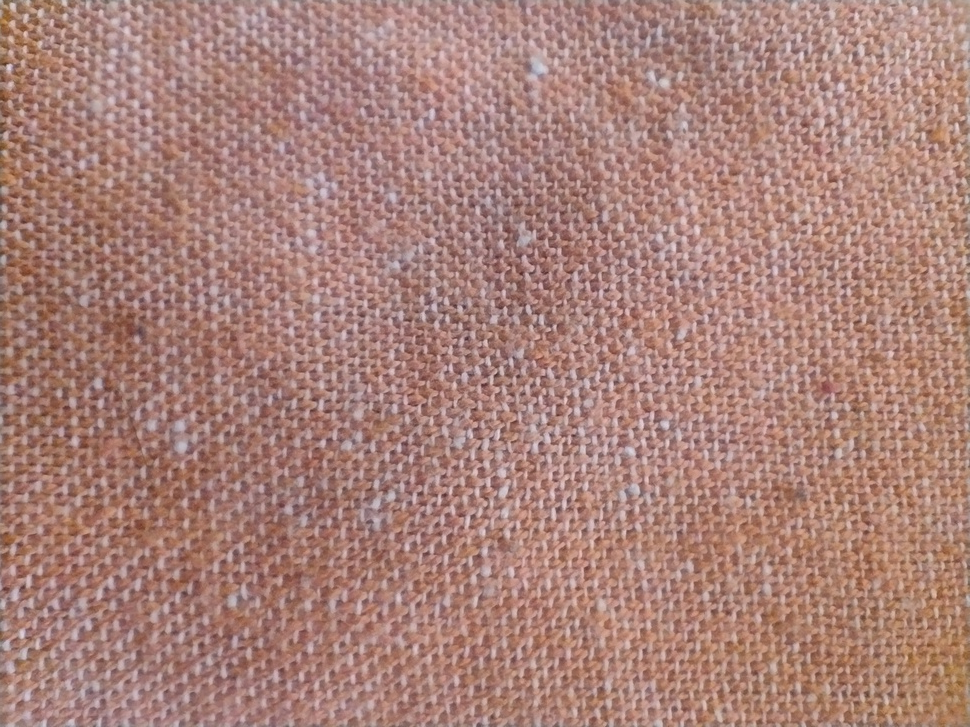
#> input picture samples/Bedsheet_image.jpg, 970 x 727 px, shrunk from 1600 x 1200 before the run
$ python -i canny_edge.py   (imports and definitions only)
#> lines starting #> are read from the running program, lines starting #| are printed output that depends on the picture
import cv2
import numpy as np


def cannyEdgeEstimate(path: str) -> tuple[cv2.Mat, str]:
#> called with path = 'samples/Bedsheet_image.jpg'
    img = cv2.imread(path)
#> img is the input picture: shape (727, 970, 3); mean B, G, R 121.2, 129.5, 169.4
    gray = cv2.cvtColor(img, cv2.COLOR_BGR2GRAY)
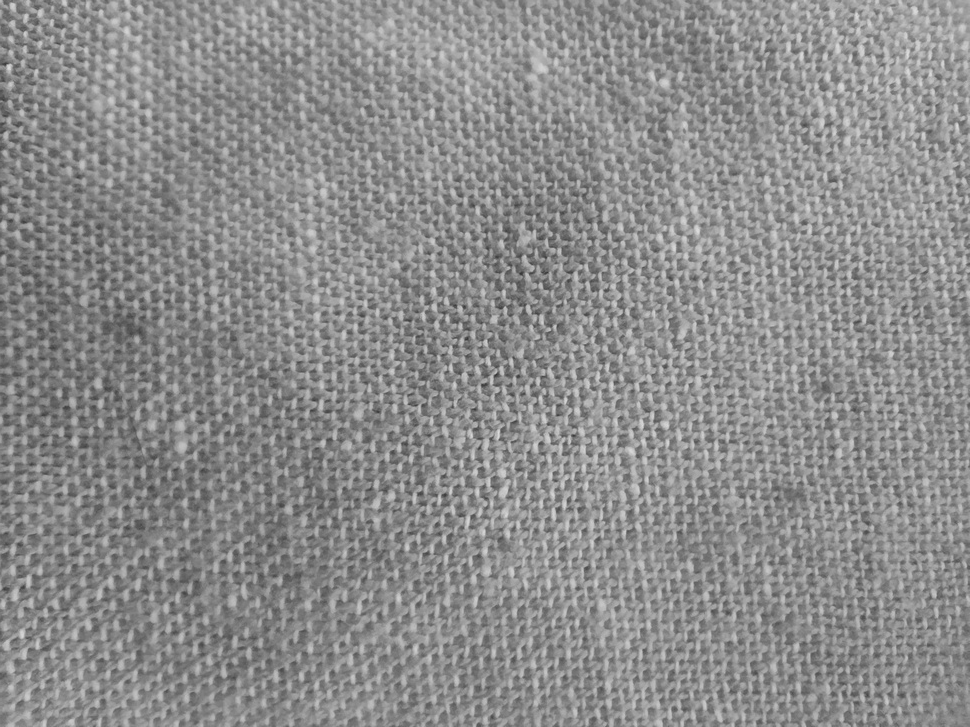
#> gray: shape (727, 970); min 53, max 222, mean 140.5
    kernel_size = 5
    blur_gray = cv2.GaussianBlur(gray, (kernel_size, kernel_size), 0)
    low_threshold = 20
    high_threshold = 50
    edges = cv2.Canny(blur_gray, low_threshold, high_threshold)
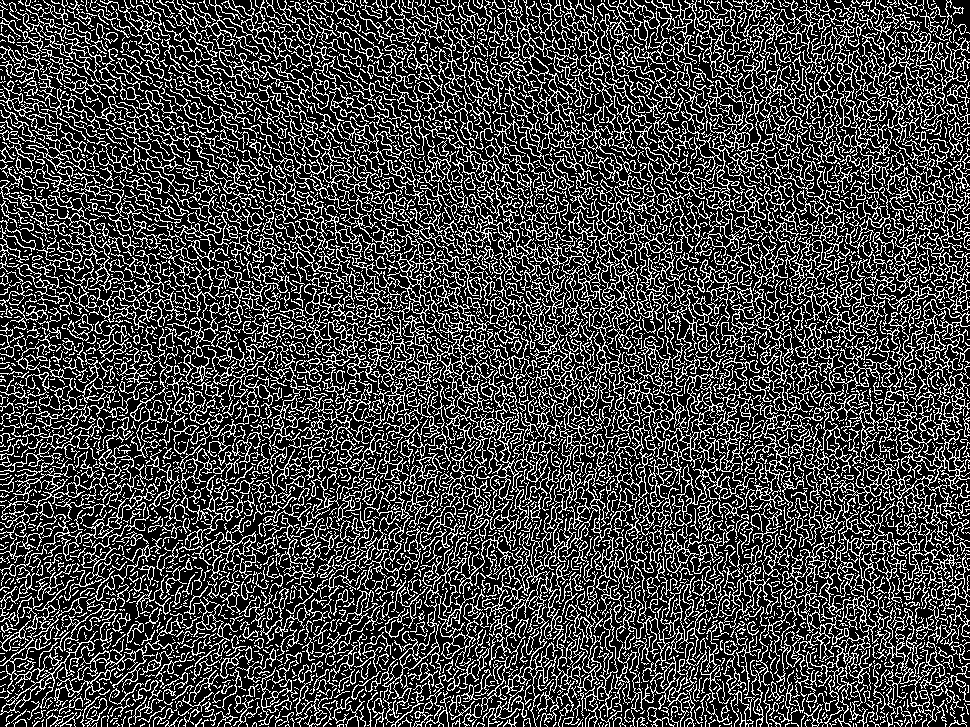
#> edges: shape (727, 970); 26.4% white in thin lines or dots

    rho = 1  # distance resolution in pixels of the Hough grid
    theta = np.pi / 180  # angular resolution in radians of the Hough grid
    threshold = 15  # minimum number of intersecting points to detect a line
    min_line_length = 50  # minimum number of pixels making up a line
    max_line_gap = 20  # maximum gap in pixels between connectable line segments
    line_image = np.copy(img) * 0  # creating a blank to draw lines on
#> line_image: shape (727, 970, 3); every value is 0

    # Run Hough on edge detected image
    # Output "lines" is an array containing endpoints of detected line segments
    lines = cv2.HoughLinesP(
        edges, rho, theta, threshold, np.array([]), min_line_length, max_line_gap
    )
#> lines = 1399 rows, first 6: [25, 720, 649, 2], [600, 468, 963, 713], [154, 623, 868, 2], [4, 96, 963, 353], [172, 2, 963, 714], [50, 10, 901, 724]

    for line in lines:
        for x1, y1, x2, y2 in line:
            cv2.line(line_image, (x1, y1), (x2, y2), (255, 0, 0), 5)
#> this loop made 1399 passes
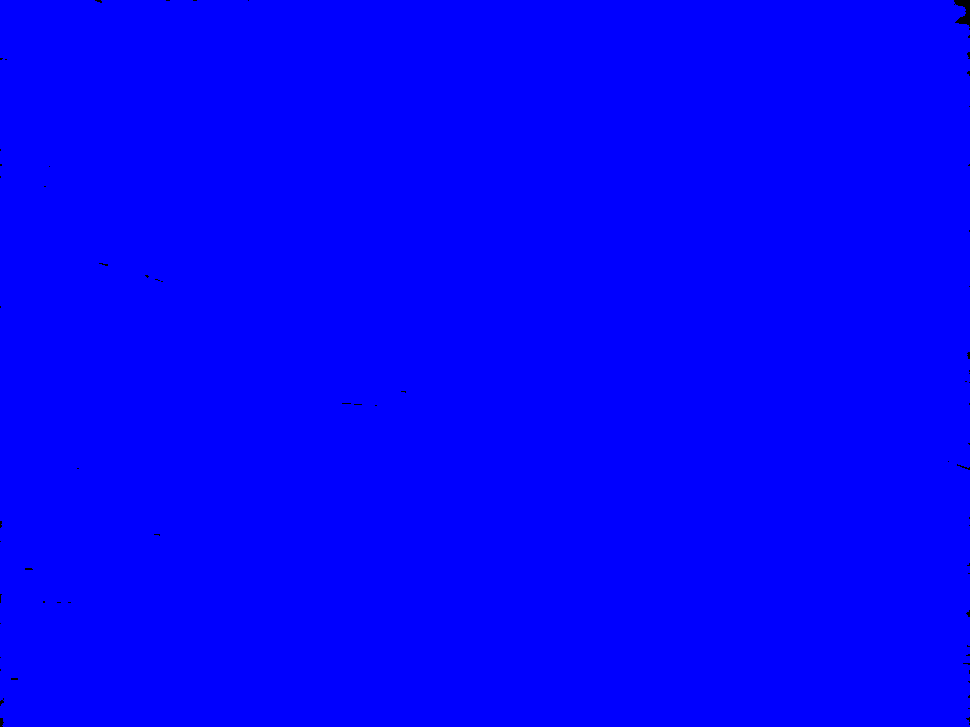
#> line_image: shape (727, 970, 3); mean B, G, R 254.8, 0, 0

    lines_edges = cv2.addWeighted(img, 0.8, line_image, 1, 0)
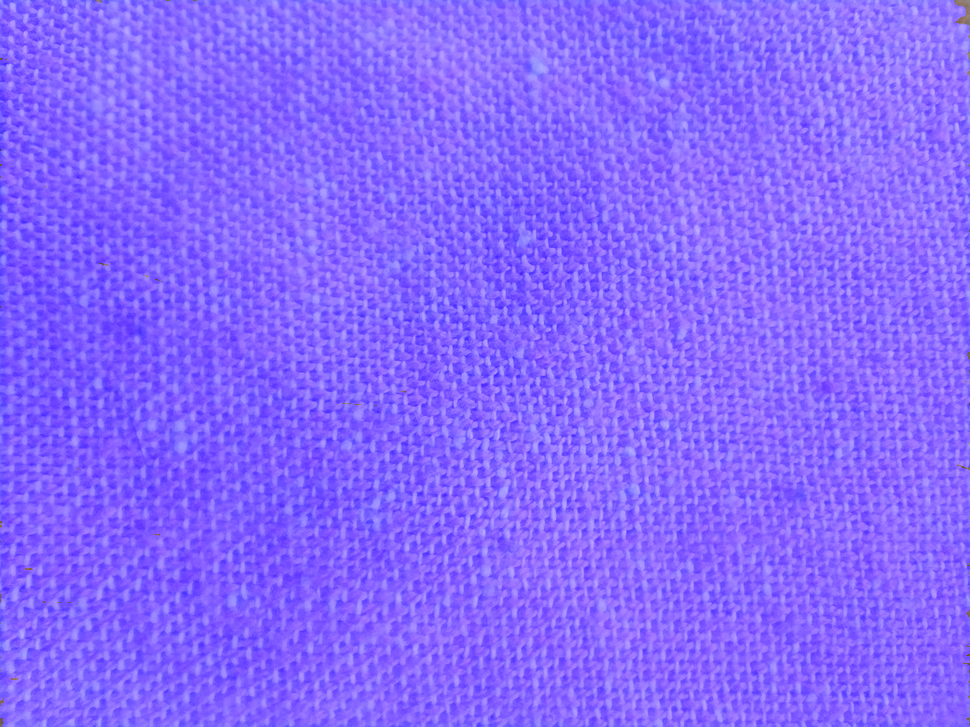
#> lines_edges: shape (727, 970, 3); mean B, G, R 254.9, 103.6, 135.6

    lines_count = lines.shape[0]
#> lines_count = 1399
    inter = lines_count
#> inter = 1399
    s = set()
    for i in range(len(lines)):
        # print(lines[i][0][1])
        s.add(lines[i][0][1] // 20)
#> after the loop, s = 37 items
    x = len(s)
#> x = 37
    y = inter // x
#> y = 37
    return lines_edges, f"Horizontal lines: {x}, Vertical lines: {y}"

>>> result = cannyEdgeEstimate('samples/Bedsheet_image.jpg')

$ run again, on samples/Karcheep.jpg
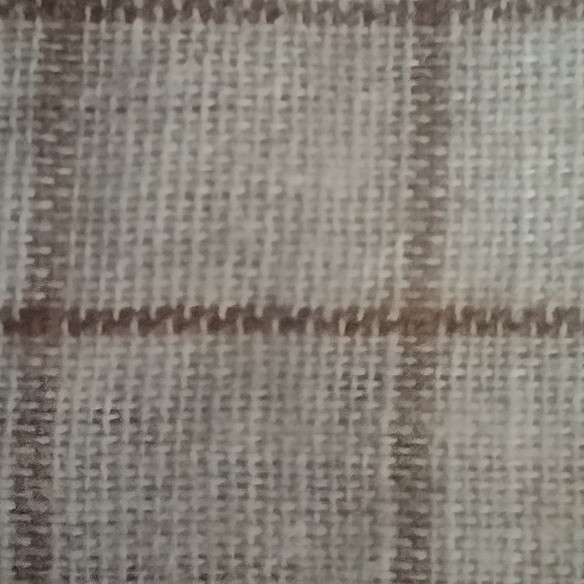
#> input picture samples/Karcheep.jpg, 584 x 584 px
#> in cannyEdgeEstimate, img is the input picture: shape (584, 584, 3); mean B, G, R 120, 128.6, 134.6
#> in cannyEdgeEstimate, `edges = cv2.Canny(blur_gray, low_threshold, high_threshold)`:
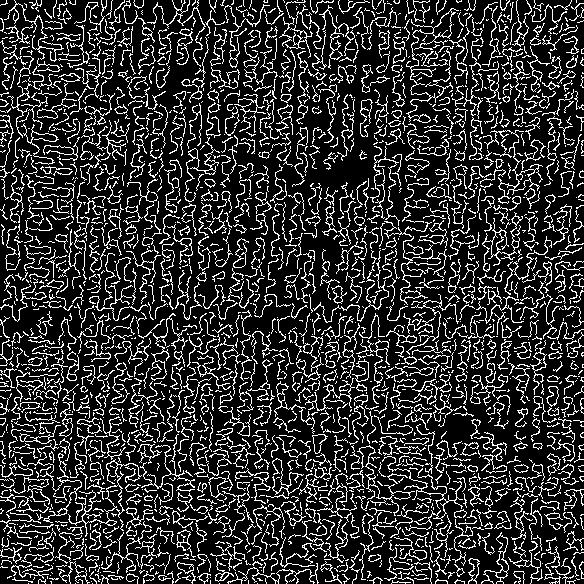
#> edges: shape (584, 584); 18.9% white in thin lines or dots
#> lines = 1616 rows, first 6: [236, 197, 274, 87], [7, 80, 581, 545], [122, 577, 538, 5], [194, 325, 570, 425], [89, 582, 267, 0], [307, 550, 574, 583]
#> the loop in cannyEdgeEstimate, `for line in lines:` made 1616 passes
#> in cannyEdgeEstimate, `lines_edges = cv2.addWeighted(img, 0.8, line_image, 1, 0)`:
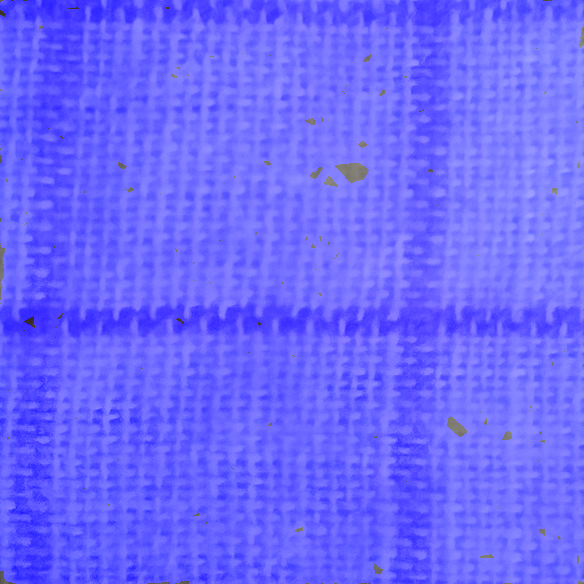
#> lines_edges: shape (584, 584, 3); mean B, G, R 254, 102.9, 107.7
#> after the loop in cannyEdgeEstimate, `for i in range(len(lines)):`: s = 30 items
#> x = 30
#> y = 53

$ run again, on samples/Lightweight_Cloth.jpg
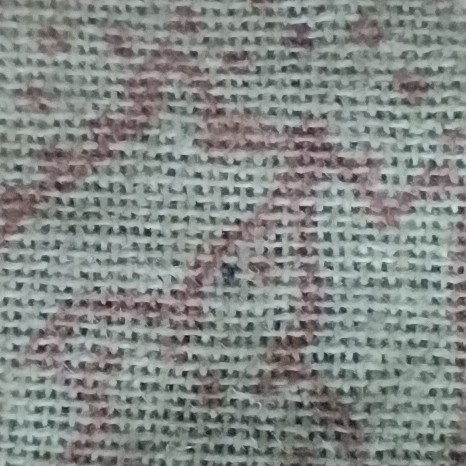
#> input picture samples/Lightweight_Cloth.jpg, 466 x 466 px
#> in cannyEdgeEstimate, img is the input picture: shape (466, 466, 3); mean B, G, R 133.6, 136.6, 131.8
#> in cannyEdgeEstimate, `edges = cv2.Canny(blur_gray, low_threshold, high_threshold)`:
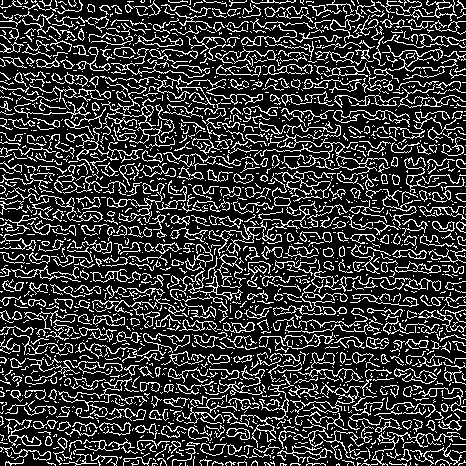
#> edges: shape (466, 466); 21.5% white in thin lines or dots
#> lines = 971 rows, first 6: [15, 208, 444, 465], [34, 1, 460, 427], [130, 20, 406, 463], [3, 437, 455, 96], [1, 81, 384, 464], [55, 465, 444, 1]
#> the loop in cannyEdgeEstimate, `for line in lines:` made 971 passes
#> in cannyEdgeEstimate, `lines_edges = cv2.addWeighted(img, 0.8, line_image, 1, 0)`:
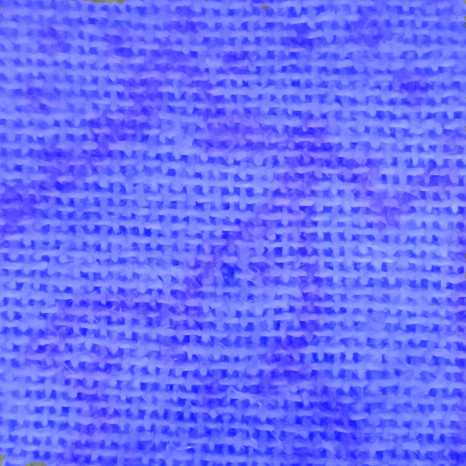
#> lines_edges: shape (466, 466, 3); mean B, G, R 254.8, 109.3, 105.4
#> after the loop in cannyEdgeEstimate, `for i in range(len(lines)):`: s = 24 items
#> x = 24
#> y = 40
